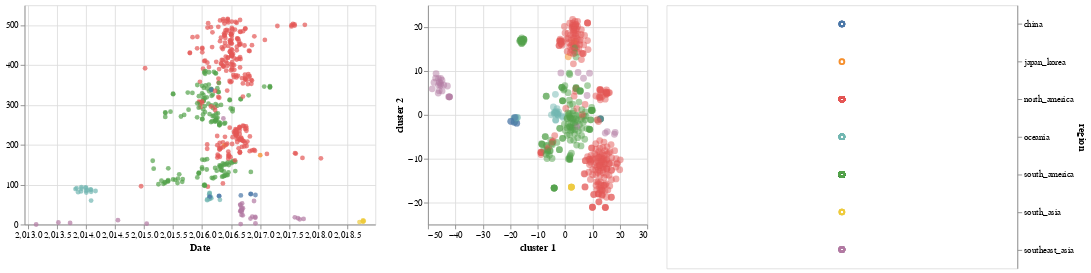

The code cell stored with this chart in its notebook:
### Code cell
import altair as alt

#brush = alt.selection(type='interval', resolve='global')
base = alt.Chart(merged_df)
selection = alt.selection_multi(fields=['region'])

color = alt.condition(selection,
                      alt.Color('region:N', legend=None),
                      alt.value('lightgray'))

TSNE1 = base.mark_circle(size=60).encode(
    x='cluster 1',
    y='cluster 2',
    opacity=alt.value(0.5),
    color=color,
    tooltip=['strain', 'region']
).add_selection(selection).properties(width=250,height=250)

#Make this into a website (view compiled vega -- gives you the javascript -- put that into a HTML script)
tree_name = base.mark_circle().encode(
    x=alt.X(
        "date:Q",
        scale=alt.Scale(domain=(node_df["date"].min() - 0.2, node_df["date"].max() + 0.2)),
        title="Date"
    ),
    y=alt.Y(
        "y:Q",
        title=""
    ),
    color=color,
    tooltip=["strain:N", "region:N", "date:Q"]
).add_selection(selection).properties(width=400,height=250)

legend = base.mark_point().encode(
    y=alt.Y('region:N', axis=alt.Axis(orient='right')),
    color=color
).add_selection(
    selection
)
#make region clickable
clickableTSNEChart = tree_name|TSNE1|legend
clickableTSNEChart.save('../Docs/TSNEClickable.html')
clickableTSNEChart
#Make this into a website (view compiled vega -- gives you the javascript -- put that into a HTML script)

### Figure 1 — Vega-Lite specification as saved in the notebook (floating-point values rounded to 4 significant figures; data arrays with more than 128 entries replaced by an {"elided": "..."} marker saying what was removed)
{"$schema": "https://vega.github.io/schema/vega-lite/v3.3.0.json", "config": {"mark": {"tooltip": null}, "view": {"height": 300, "width": 400}}, "data": {"name": "data-5267449c92753af528cbe6c8fedbf5b6"}, "datasets": {"data-5267449c92753af528cbe6c8fedbf5b6": {"elided": "486 records"}}, "hconcat": [{"encoding": {"color": {"condition": {"field": "region", "legend": null, "selection": "selector146", "type": "nominal"}, "value": "lightgray"}, "tooltip": [{"field": "strain", "type": "nominal"}, {"field": "region", "type": "nominal"}, {"field": "date", "type": "quantitative"}], "x": {"field": "date", "scale": {"domain": [2013.0, 2019.0]}, "title": "Date", "type": "quantitative"}, "y": {"field": "y", "title": "", "type": "quantitative"}}, "height": 250, "mark": "circle", "selection": {"selector146": {"fields": ["region"], "type": "multi"}}, "width": 400}, {"encoding": {"color": {"condition": {"field": "region", "legend": null, "selection": "selector146", "type": "nominal"}, "value": "lightgray"}, "opacity": {"value": 0.5}, "tooltip": [{"field": "strain", "type": "nominal"}, {"field": "region", "type": "nominal"}], "x": {"field": "cluster 1", "type": "quantitative"}, "y": {"field": "cluster 2", "type": "quantitative"}}, "height": 250, "mark": {"size": 60, "type": "circle"}, "selection": {"selector146": {"fields": ["region"], "type": "multi"}}, "width": 250}, {"encoding": {"color": {"condition": {"field": "region", "legend": null, "selection": "selector146", "type": "nominal"}, "value": "lightgray"}, "y": {"axis": {"orient": "right"}, "field": "region", "type": "nominal"}}, "mark": "point", "selection": {"selector146": {"fields": ["region"], "type": "multi"}}}]}
